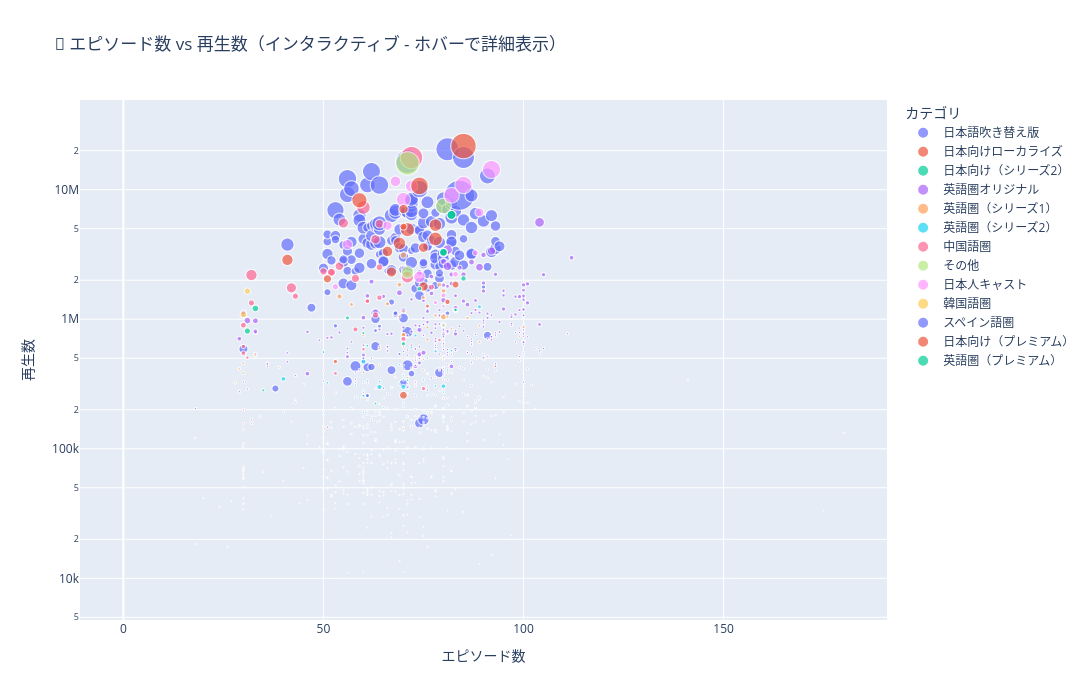

The code cell stored with this chart in its notebook:
### Code cell
# インタラクティブ: Plotlyで詳細な散布図（利用可能な場合）
if PLOTLY_AVAILABLE:
    fig = px.scatter(
        df,
        x='chapter_count',
        y='read_count',
        color='category',
        size='collect_count',
        hover_name='title',
        hover_data=['region', 'release_date'],
        title='🎯 エピソード数 vs 再生数（インタラクティブ - ホバーで詳細表示）',
        labels={'chapter_count': 'エピソード数', 'read_count': '再生数', 'category': 'カテゴリ'},
        log_y=True,
        size_max=30
    )
    fig.update_layout(height=700, width=1400)
    fig.show()

### Figure 1 — Plotly figure (JSON) as saved in the notebook; plotly's stock layout.template omitted (floating-point values rounded to 4 significant figures; data arrays with more than 128 entries replaced by an {"elided": "..."} marker saying what was removed)
{"data": [{"customdata": {"elided": "294x2 str values"}, "hovertemplate": "<b>%{hovertext}</b><br><br>カテゴリ=日本語吹き替え版<br>エピソード数=%{x}<br>再生数=%{y}<br>collect_count=%{marker.size}<br>region=%{customdata[0]}<br>release_date=%{customdata[1]}<extra></extra>", "hovertext": {"elided": "294 str values"}, "legendgroup": "日本語吹き替え版", "marker": {"color": "#636efa", "size": {"elided": "294 int values"}, "sizemode": "area", "sizeref": 497.7, "symbol": "circle"}, "mode": "markers", "name": "日本語吹き替え版", "showlegend": true, "type": "scattergl", "x": {"elided": "294 int values"}, "xaxis": "x", "y": {"elided": "294 int values"}, "yaxis": "y"}, {"customdata": [["日本", "2024-07-17T21:14:01"], ["日本", "2025-08-27T10:16:36"], ["日本", "2024-08-30T15:24:54"], ["日本", "2025-03-17T17:13:44"], ["日本", "2025-03-24T11:39:26"], ["日本", "2025-07-31T19:25:34"], ["日本", "2024-12-23T10:57:16"], ["日本", "2025-03-11T15:40:57"], ["日本", "2025-04-17T11:22:36"], ["日本", "2024-11-20T11:36:49"], ["日本", "2025-01-08T16:58:22"], ["日本", "2025-06-27T11:44:35"], ["日本", "2025-08-01T15:09:54"], ["日本", "2025-02-17T11:03:17"], ["日本", "2025-05-12T11:39:45"], ["日本", "2025-01-08T17:03:03"], ["日本", "2025-01-15T15:39:49"], ["日本", "2025-08-13T15:55:00"], ["日本", "2024-12-04T16:22:59"], ["日本", "2025-03-31T12:26:16"], ["日本", "2025-01-15T16:17:33"], ["日本", "2025-04-23T15:18:29"], ["日本", "2025-06-04T12:43:02"], ["日本", "2024-10-08T19:27:59"]], "hovertemplate": "<b>%{hovertext}</b><br><br>カテゴリ=日本向けローカライズ<br>エピソード数=%{x}<br>再生数=%{y}<br>collect_count=%{marker.size}<br>region=%{customdata[0]}<br>release_date=%{customdata[1]}<extra></extra>", "hovertext": ["元彼のお父さんとの子供を妊娠", "運命のご主人様を探す", "億万長者の秘密〜契約花嫁", "後悔するアルファ", "イジワル同级生は御曹司！？", "プールボーイ", "炎の中に消えた愛", "ドキドキ！ サマー・キャンプ", "闇に隠された恋", "夏の恋は嘘から始まる", "義理兄との禁断の恋愛", "お嬢様は学園の救世主", "医学生から人狼の女王へ", "ラブ・アゲイン ～過保護な元ダンナ～", "先生、ステージの私に気づいてますか？", "君との愛のゴール", "ヒミツ ～許されざる恋～", "天才と問題児", "セクシーサンタとの秘密の夜", "3人のパパとの秘密の同居生活", "ラストミッション ～恋する軍人さん～", "マフィアの王に純潔を捧ぐ", "清掃員と結婚したけれど まさか彼が社長！？", "魅惑の社長に束縛された夜"], "legendgroup": "日本向けローカライズ", "marker": {"color": "#EF553B", "size": [8554, 2471, 851, 56861, 50564, 970, 421, 850, 78558, 1045, 2118, 30221, 508, 463, 98037, 640, 673, 2187, 4014, 44399, 870, 91761, 76660, 1893], "sizemode": "area", "sizeref": 497.7, "symbol": "circle"}, "mode": "markers", "name": "日本向けローカライズ", "showlegend": true, "type": "scattergl", "x": [53, 51, 59, 66, 67, 67, 69, 69, 69, 70, 70, 70, 70, 71, 71, 72, 72, 72, 73, 75, 77, 78, 78, 82], "xaxis": "x", "y": [471056, 146537, 84682, 3335819, 2313963, 52638, 34331, 43886, 3850797, 113454, 143309, 259077, 30624, 39841, 4917960, 40576, 44137, 146036, 327800, 1788308, 60156, 4163417, 5325997, 164819], "yaxis": "y"}, {"customdata": [["日本", "2025-12-17T12:02:18"], ["日本", "2025-11-25T16:22:31"], ["日本", "2025-12-02T11:44:57"], ["日本", "2025-11-18T15:03:55"], ["日本", "2025-12-04T15:39:37"], ["日本", "2025-12-05T15:52:27"], ["日本", "2025-11-25T11:19:42"], ["日本", "2025-12-09T11:07:49"], ["日本", "2025-11-17T11:13:27"], ["日本", "2025-11-28T16:32:20"], ["日本", "2025-11-17T11:14:11"], ["日本", "2025-12-01T10:57:11"], ["日本", "2025-11-14T11:50:11"], ["日本", "2025-11-13T11:46:05"]], "hovertemplate": "<b>%{hovertext}</b><br><br>カテゴリ=日本向け（シリーズ2）<br>エピソード数=%{x}<br>再生数=%{y}<br>collect_count=%{marker.size}<br>region=%{customdata[0]}<br>release_date=%{customdata[1]}<extra></extra>", "hovertext": ["静かなるガーディアン", "映画スターの落とし方", "別れから始まる恋のおとぎ話", "反逆狼と禁じられた運命", "元カレの義父を惑わして", "アメリカン・スナイパー：最後の一弾", "空に刻む名〜最弱パイロットの逆襲〜", "破檻の王", "私のロミオへ、愛をこめて", "聖夜に仕掛けられた甘い罠", "さよならを言えなかったゴーストへ", "種族の掟～愛の結晶が死を招く～", "ひれ伏せ、俺が金融王だ", "偽りのクリスマス～交換された人生～"], "legendgroup": "日本向け（シリーズ2）", "marker": {"color": "#00cc96", "size": [418, 483, 558, 774, 853, 3885, 638, 456, 565, 771, 587, 595, 584, 499], "sizemode": "area", "sizeref": 497.7, "symbol": "circle"}, "mode": "markers", "name": "日本向け（シリーズ2）", "showlegend": true, "type": "scattergl", "x": [56, 60, 60, 61, 63, 63, 64, 65, 68, 68, 70, 71, 72, 83], "xaxis": "x", "y": [11046, 45456, 53953, 88563, 114995, 223563, 43113, 29893, 46809, 77852, 44722, 37446, 60498, 48672], "yaxis": "y"}, {"customdata": {"elided": "317x2 str values"}, "hovertemplate": "<b>%{hovertext}</b><br><br>カテゴリ=英語圏オリジナル<br>エピソード数=%{x}<br>再生数=%{y}<br>collect_count=%{marker.size}<br>region=%{customdata[0]}<br>release_date=%{customdata[1]}<extra></extra>", "hovertext": {"elided": "317 str values"}, "legendgroup": "英語圏オリジナル", "marker": {"color": "#ab63fa", "size": {"elided": "317 int values"}, "sizemode": "area", "sizeref": 497.7, "symbol": "circle"}, "mode": "markers", "name": "英語圏オリジナル", "showlegend": true, "type": "scattergl", "x": {"elided": "317 int values"}, "xaxis": "x", "y": {"elided": "317 int values"}, "yaxis": "y"}, {"customdata": {"elided": "86x2 str values"}, "hovertemplate": "<b>%{hovertext}</b><br><br>カテゴリ=英語圏（シリーズ1）<br>エピソード数=%{x}<br>再生数=%{y}<br>collect_count=%{marker.size}<br>region=%{customdata[0]}<br>release_date=%{customdata[1]}<extra></extra>", "hovertext": ["完璧な夫の秘密", "空から五つ子！？ パパ、お願いね！", "リベンジコード", "慶余年 〜帝王の業〜", "結婚式の日、富豪家族の後継者ぎになった", "億万長者に囚われて", "ずっと君が好きだった", "年上オジサンに恋しちゃった", "親友、ごめんね", "皇帝の執愛は毒か蜜か", "鴻天帝尊", "あいにく、ヒロイン役なので", "俺はただの獣医だけど", "離縁した私、世子に嫁ぎ子育て逆襲", "ママは修羅", "状元の悔い", "転生した実母、息子たちの修羅場に立つ", "俺だけが見える運命の刻限", "生まれ変わった彼女はカッコ良すぎ", "電撃婚！子連れ母と総裁の溺愛生活", "黒神話：私の師匠は孫悟空です", "黒神話：私の師匠は孫悟空です", "聞こえない彼女は億万長者の孫娘", "社長夫人のバイト物語", "毒家族とおさらば", "片想いの相手と結婚して毎晩パーティー気分", "砂漠を行く詩", "ただ、あの時は惘然として", "流年絵巻", "名門大学サバイバルガイド", "野獣な彼", "田舎者だった俺が都会で龍威無双した件", "転生妻の決意：富豪夫への逆襲", "転生した実母の逆襲運命", "悠久の神", "四つ子のパパは俺様社長", "家政婦の噓", "キューピッド三つ子～シンデレラママの恋愛支援作戦", "工事現場の最強お父さん", "イカサマ師", "旦那様は、規格外", "瀾陵将軍、復讐に参る！", "唖妃と愛しの双子ちゃん", "もう一度、愛を伝いたい", "妃の出世術、皇帝を攻略せよ！", "転生女医の子作りミッション", "Re: 美人に拾われてから俺成りあがる", "離縁してやる：殿下の身分がバレた", "折れた龍の骨", "悪役令嬢のハッピーライフ", "俺は本当に仙人ではないんだ！", "運命のイタズラ〜奇跡の四つ子〜", "できちゃった玉の輿婚", "飢饉の村に花嫁がやってきた〜システムで始まる大逆転〜", "転生したらすり替わりの花嫁", "張先生、もっと近寄ってくれる？", "再び1984年、古物回収で富を掴む", "転生したら、奪われた人生を取り戻す", "私の取り替えられた人生", "寵愛日和", "俺様社長のメイド嫁になりました", "転生1990：村からのやり直し", "失われた父をもう一度", "忘れられない恋", "いつの間にか大富豪の妻に!?", "消えた恋人", "運命の人は婚約者の叔父さん", "君こそが、運命の人", "いい子ちゃんの秘密", "今夜、冷酷CEOと愛に溺れる", "僕の両親は億万長者？！", "転生戦神～天帝のリベンジ物語", "女社長のボディーガード", "万道龍皇：至尊神殿の継承者", "スピード婚の夫はまさかの大富豪", "結局、君しか勝たん", "偽装彼氏は超大物!?許婚と玉佩の秘密", "神医、下山する", "愛のすれ違い", "千年を超える愛～再び寵愛される皇后様", "運命に抗い、仙道の頂点へ", "ゴールド・ハンド", "万能令嬢、世界を揺るがす", "女神様の狂医", "万道龍皇", "婚約者はお嬢様"], "legendgroup": "英語圏（シリーズ1）", "marker": {"color": "#FFA15A", "size": [3859, 2027, 1853, 580, 1553, 12457, 8211, 4232, 783, 1246, 1192, 3704, 2692, 1207, 9638, 611, 1617, 2221, 4942, 11390, 10671, 10681, 5433, 19140, 3049, 2833, 764, 742, 928, 799, 2433, 2323, 2402, 1178, 1347, 2124, 1139, 7700, 2352, 1156, 2464, 4512, 4388, 873, 1077, 1327, 6458, 1258, 10946, 2072, 2077, 11044, 16338, 2974, 2373, 1191, 1625, 900, 998, 2637, 5285, 906, 854, 2128, 4111, 1363, 1737, 4981, 2623, 3817, 3891, 2239, 1808, 927, 1917, 1187, 1126, 1620, 3187, 4513, 1083, 1189, 1125, 1602, 1424, 732], "sizemode": "area", "sizeref": 497.7, "symbol": "circle"}, "mode": "markers", "name": "英語圏（シリーズ1）", "showlegend": true, "type": "scattergl", "x": [30, 30, 34, 52, 53, 54, 57, 60, 60, 61, 64, 64, 64, 65, 66, 67, 68, 68, 69, 69, 70, 70, 70, 70, 70, 70, 70, 70, 70, 70, 71, 72, 73, 73, 73, 73, 74, 75, 75, 75, 75, 76, 76, 76, 76, 77, 78, 78, 79, 79, 80, 80, 80, 80, 80, 80, 80, 80, 80, 80, 81, 81, 82, 82, 82, 83, 85, 86, 88, 89, 89, 90, 90, 90, 91, 93, 95, 98, 99, 100, 100, 100, 101, 102, 141, 180], "xaxis": "x", "y": [458311, 199029, 176886, 44146, 270264, 1498242, 1299738, 747540, 90306, 154121, 163577, 594870, 444538, 176711, 1315100, 77334, 202177, 355948, 1048561, 1847672, 757231, 757990, 1152017, 3123666, 611141, 502252, 92430, 68105, 137523, 49397, 354365, 420234, 513114, 202768, 178261, 305386, 177535, 1469141, 490669, 160643, 405130, 696231, 863280, 193050, 143307, 191545, 1069098, 214786, 1848035, 403354, 370782, 1653349, 1041400, 416666, 501293, 176958, 272436, 160797, 179325, 507112, 1047378, 145776, 177072, 387282, 848407, 252030, 343339, 1022858, 498054, 894108, 667829, 490326, 363555, 117014, 350563, 181903, 191483, 315523, 738446, 867626, 193619, 256099, 226484, 310430, 336481, 132676], "yaxis": "y"}, {"customdata": {"elided": "96x2 str values"}, "hovertemplate": "<b>%{hovertext}</b><br><br>カテゴリ=英語圏（シリーズ2）<br>エピソード数=%{x}<br>再生数=%{y}<br>collect_count=%{marker.size}<br>region=%{customdata[0]}<br>release_date=%{customdata[1]}<extra></extra>", "hovertext": ["偽りの私と、運命のあなた", "愛の過ち", "偽りの代償", "闇夜に差す光", "病の夫を捨て、首輔のもとへ", "妹の身代わりに嫁いだら、彼が狂ってしまいました", "ひいおばあちゃんは、伝説の仙人でした", "最強仙人、声なき妻を癒す", "失われた月光", "人生をやり直し、姑と頂点に立った", "本物のお嬢様の華麗なる帰還", "帰還した本物の御曹司", "偽りの誓い、真実の新生", "風月は君を知らず", "若奥様は手ごわい", "昨夜の星は風に消え", "父は山のごとく", "恋敵を陥れるはずが、その花嫁になってしまいました", "今度こそ、付きまとわせない", "奥様は、武術の心得が少々おありで", "姉として、奪われた人生を取り戻す", "80年代に逆戻り、女神を奈落へ", "跡継ぎ受難記", "最強の継母降臨、義理の息子を完全攻略", "道士様、お弟子さんがまた騒ぎを！", "失った世界の果てで、あなたを見つけた", "欲望の檻から逃れて", "復縁はお断り 交渉専門、恋愛抜きで", "危険な口づけ", "お嬢様が戻ったら、幼馴染3人は大慌て", "ぬいぐるみの子、喧嘩は最強", "婚約書一枚で、皇帝にさせられた", "捨てられ福の神、父を天下人へ", "千夜の果てに", "龍神～その男、我が子の父親につき～", "役にのめり込みすぎて", "没落令嬢の逆転術～未来の権臣、私が育てます～", "彼女の体に宿る秘密が、冷酷な親王を狂わせる", "失語症の妻が去る時", "娘は神獣！父を皇帝へと導く天降の貔貅", "彼という名の罠", "奪われた縁談、手にしたのは王座の溺愛", "暴君パパと幸運の姫君", "彼女という檻", "彼女の甘えは、罪", "傅様の小悪魔", "反骨の臣", "転生令嬢と忠犬ボディガード", "契約結婚～逃げられない運命～", "蘇社長、お婿さんは竜神殿の殿主でした", "極道様の妻は田舎娘", "70年代に転生：若妻は今日もパイロットを赤面させる！", "星河に映る想い", "命を救ったあの日から――無愛想御曹司の溺愛が止まらない", "君に永遠の幸せを", "終末世界から来た最強継母、貧乏家族を叩き直す", "皇女を即位させ、私は裏で支える！", "昼夜回響～響き合う、昼と夜の宿命～", "離縁からの逆転", "やり手奥様、冷徹な傅社長はまた涙する", "濡れ衣の姫の逆襲", "社長と秘書のラブ革命", "藩王の寵愛一身に、皇太子は涙", "身代わり令嬢の華麗なる逆襲", "身代わり婚の後、御曹司の腕の中へ", "氷のCEOと甘い犬系男子～彼が私だけに見せる素顔～", "転生して嫁ぎなおしたら、短命皇太子が長寿に", "氷のCEOと甘い犬系男子～彼が私だけに見せる素顔～", "転生して嫁ぎなおしたら、短命皇太子が長寿に", "ときめきの神様", "パパは天師様", "庶子、自ら駒となり女主人の座へ", "スピード婚したら、クールな夫に溺愛された", "神眼覚醒", "年下妻と、私を甘やかすダンナ様", "婚礼の夜に回帰、逆境からの大逆転", "CEOへの甘い復讐", "天から舞い降りた許嫁", "白夜陥落", "一夜限りの若様は、私を離さない", "この弁護士、ちょっとヤバい\n反逆の弁護士ー良心の代償ー", "影武者の龍吟", "この弁護士、ちょっとヤバい\n反逆の弁護士ー良心の代償ー", "影武者の龍吟", "薔薇にくちづけ", "良縁の行方", "愛妻の出所、若様の執着愛", "うちの奥さん　なんかおかしい", "結婚前に転生、最強令嬢の復讐", "復縁なんてお断り！ヤキモチ夫は超難関", "電撃婚の奥様はちょっとワイルド", "村で恐れられる鬼猟師と、彼に嫁いだ絶世の私", "会うは難く、別れもまた難し", "皇子の胸に秘められし寵姫", "すれ違う母性、声なき別れ", "恋人の祖父の医療費を立て替えた"], "legendgroup": "英語圏（シリーズ2）", "marker": {"color": "#19d3f3", "size": [11649, 852, 3368, 875, 1299, 1821, 2449, 1996, 1102, 1521, 1111, 13722, 2110, 2539, 1548, 4532, 423, 1174, 522, 2429, 545, 975, 758, 1458, 614, 3234, 12242, 1995, 1254, 1985, 684, 656, 2878, 2823, 1242, 1241, 518, 1759, 2153, 2623, 666, 12200, 539, 427, 2391, 3332, 1285, 1713, 598, 3698, 4541, 1661, 1196, 2325, 1543, 410, 510, 1697, 504, 2277, 1148, 4395, 3276, 1471, 722, 1938, 1445, 1940, 1449, 2360, 1756, 1085, 978, 10140, 2735, 1252, 1141, 1650, 1288, 3527, 713, 623, 713, 621, 646, 1513, 1228, 1320, 1855, 7776, 2068, 1373, 391, 782, 904, 1832], "sizemode": "area", "sizeref": 497.7, "symbol": "circle"}, "mode": "markers", "name": "英語圏（シリーズ2）", "showlegend": true, "type": "scattergl", "x": [40, 45, 51, 51, 52, 57, 58, 58, 59, 59, 59, 60, 60, 60, 60, 60, 60, 61, 61, 61, 61, 62, 62, 63, 64, 64, 64, 65, 65, 65, 65, 66, 69, 69, 69, 69, 69, 70, 70, 70, 70, 70, 70, 70, 71, 71, 71, 71, 71, 72, 73, 73, 75, 75, 75, 75, 75, 76, 76, 77, 78, 78, 78, 78, 78, 80, 80, 80, 80, 80, 80, 80, 80, 80, 81, 81, 81, 81, 81, 82, 82, 82, 82, 82, 85, 87, 87, 88, 88, 89, 89, 90, 92, 95, 50, 50], "xaxis": "x", "y": [346259, 70991, 323389, 49517, 144837, 205482, 309819, 252679, 152212, 148505, 73937, 470453, 285952, 190518, 127826, 256515, 11261, 144469, 47800, 333085, 24623, 97809, 50302, 193639, 46978, 330514, 299565, 246813, 76607, 208640, 43515, 30797, 447659, 315845, 112435, 62599, 13631, 212060, 367277, 340604, 53856, 300523, 25429, 11239, 297748, 338436, 102005, 176612, 22589, 605419, 747682, 199759, 100019, 340979, 153892, 21210, 24913, 190328, 17489, 264772, 135137, 564467, 305163, 211394, 42888, 293628, 204091, 294128, 205150, 273629, 171912, 86506, 60818, 303421, 405911, 143380, 139437, 217065, 100752, 571943, 67108, 44731, 67246, 45256, 32612, 196636, 155977, 206807, 233906, 1246674, 250567, 163376, 15132, 107334, 91978, 249102], "yaxis": "y"}, {"customdata": {"elided": "96x2 str values"}, "hovertemplate": "<b>%{hovertext}</b><br><br>カテゴリ=中国語圏<br>エピソード数=%{x}<br>再生数=%{y}<br>collect_count=%{marker.size}<br>region=%{customdata[0]}<br>release_date=%{customdata[1]}<extra></extra>", "hovertext": ["W・キング", "じゃない方のワタシ", "マリア先生の復讐カウンセリング", "陰キャなアイツが義理の兄！？", "禁忌", "不倫パパラッチ", "一夜に国民的不倫女", "恋も料理も時短で", "不倫パパラッチ", "一夜に国民的不倫女", "恋も料理も時短で", "POST MONEY", "シークレット・フィットネス", "義母アレルギ", "侵略者は家族のふりをする", "雪之丞さんにはさからえない", "お黄泉に行けないお嫁さん", "私、ブラック企業の社長に", "君を王子にするまであと30日", "沼堕ち", "サンパチ探偵", "フレンド！ニュー！地獄！", "ストーカーを死にたくなるくらい溺愛してみた", "イケメン担任vsイケメンクラスメイト〜私の心は大渋滞！？〜", "インターン生はご令嬢", "今晒してます", "ガチャライフ", "魚の棲めない水", "女社長と電撃結婚", "チキンゲーム", "最期の授業", "私 暴君の婚約者になります", "世界で一番 せつないキス", "恋を呼ぶ魔法の酒場", "女ボス、男子校へ行く", "私のパートナーは悪魔", "サマーインディゴ", "触れ合う運命〜初恋の息子と禁断の恋〜", "サレ妻の怒涛復讐", "私を壊したすべてのXたちへ", "元夫を見返すダイエット：私、XXL妻から大変身！", "令嬢の帰還", "いじめられっ子は社長夫人？", "逃げた花婿は大富豪", "失われた記憶と裏切りの中で〜愛と運命のリベンジ", "まさかお父さんが大富豪？", "悪い男の恋愛法則", "君だけに悪いことを", "デッドレコード", "カウントダウン黒会社爆発", "契りの鎖 愛がほどいた", "裏切られた令嬢の復讐計画", "マフィアの花嫁", "令嬢の帰還 ～御曹司が私の盾になる～", "契約結婚からはじまる溺愛", "愛と血", "捨てられた私が叔父と結婚した件", "私の甘えん坊大富豪", "恋した相手は、塩対応ドクター", "見えない母の愛", "私の甘えん坊大富豪", "恋した相手は、塩対応ドクター", "見えない母の愛", "マフィア様と恋の取り引き", "裏切られた母は神の継承者", "戦地の再会 ― 忘れられない初恋は王太子だった―", "一匹狼のアルファに求められて", "冷酷マフィアと拾われた私", "スーパーママを侮るな！", "目覚めよ、私の初恋", "ビースト育成計画", "白い痕", "40歳、もう一度恋をしてもいいですか？", "危険な上司に溺れて", "ハードブレイカー法律事務所", "がんじがらめの1年", "離婚後、人生はもっと輝いた", "女が起こした戦争", "契約恋愛", "離婚して私と遊ばない？", "大統領の息子の落とし方", "離婚後、私は輝く", "大統領の息子の落とし方", "離婚後、私は輝く", "幽霊も洗濯できますか？", "闇に隠した恋", "大富豪の社長との夕暮れの恋", "偽りの令嬢と真実のキス", "サイドライン～忘れられない恋～", "妊娠、それは運命の悪戯？", "妊娠からはじまる溺愛婚", "恋のスピード違反", "労働者父が大富豪？！", "仮面モデルは冷酷社長でした", "奥様は名探偵！", "マフィアボスは私の愛人"], "legendgroup": "中国語圏", "marker": {"color": "#FF6692", "size": [698, 2747, 16746, 644, 794, 777, 892, 718, 777, 892, 718, 1162, 1285, 1312, 1394, 1065, 1088, 1909, 1186, 9633, 1300, 921, 11599, 2149, 6146, 19308, 2478, 1946, 6157, 475, 19148, 1064, 1015, 632, 1181, 1398, 583, 527, 5868, 1486, 18516, 21939, 15233, 17831, 1936, 5704, 1914, 1794, 913, 62715, 806, 51420, 857, 27979, 1146, 422, 655, 944, 30946, 519, 946, 30946, 519, 7856, 473, 36467, 557, 51762, 617, 747, 530, 481, 13287, 32715, 878, 553, 92059, 1254, 511, 1505, 382, 10814, 382, 10819, 1765, 524, 709, 44333, 35410, 1110, 13208, 72988, 248809, 9767, 900, 587], "sizemode": "area", "sizeref": 497.7, "symbol": "circle"}, "mode": "markers", "name": "中国語圏", "showlegend": true, "type": "scattergl", "x": [42, 30, 30, 30, 30, 30, 30, 30, 30, 30, 30, 30, 30, 30, 30, 30, 30, 30, 30, 30, 30, 30, 30, 30, 31, 32, 32, 32, 33, 37, 43, 50, 54, 55, 57, 57, 60, 60, 60, 63, 63, 64, 64, 77, 78, 79, 80, 80, 24, 32, 40, 42, 46, 50, 50, 50, 50, 51, 52, 52, 51, 52, 52, 53, 53, 54, 54, 55, 55, 56, 56, 56, 58, 58, 58, 59, 60, 60, 60, 61, 61, 61, 61, 61, 62, 62, 62, 63, 64, 69, 70, 71, 72, 75, 75, 80], "xaxis": "x", "y": [162144, 199093, 899560, 34188, 41621, 58726, 70329, 37778, 58764, 70345, 37803, 60252, 67166, 109653, 103638, 50719, 63800, 140344, 72847, 616124, 68262, 59108, 546075, 157194, 505205, 1336327, 167384, 155970, 537154, 30465, 1506201, 110993, 99642, 47924, 129801, 156959, 58891, 56377, 586474, 291784, 1076577, 2520330, 1466959, 1767573, 354441, 690551, 288586, 337436, 35449, 2193625, 56528, 1747042, 108547, 2339118, 149874, 21803, 69263, 109255, 2301861, 42951, 109926, 2302008, 42966, 382138, 34548, 2568468, 55969, 5529633, 71941, 66602, 37320, 44276, 834523, 2066825, 91172, 56492, 7303448, 150005, 37489, 239239, 43932, 1379226, 43973, 1380072, 134714, 44392, 77497, 4133021, 5452765, 141776, 705517, 2121174, 17702299, 291636, 79363, 83644], "yaxis": "y"}, {"customdata": [["韓国語圏", "2025-12-17T12:28:21"], ["韓国語圏", "2025-12-17T12:27:17"], ["韓国語圏", "2025-10-21T19:14:01"], ["日本", "2025-11-11T15:26:50"], ["韓国語圏", "2025-08-20T19:30:18"], ["日本", "2025-07-28T15:17:58"], ["日本", "2025-12-15T19:28:43"], ["日本", "2025-07-28T15:17:58"], ["日本", "2025-12-15T19:28:43"], ["日本", "2025-11-04T11:12:19"], ["日本", "2025-11-04T11:12:59"], ["英語圏（アメリカ等）", "2025-05-08T15:42:21"], ["英語圏（アメリカ等）", "2025-05-08T15:42:21"], ["中国語圏", "2025-08-05T15:38:49"], ["英語圏（アメリカ等）", "2024-07-08T15:29:51"]], "hovertemplate": "<b>%{hovertext}</b><br><br>カテゴリ=その他<br>エピソード数=%{x}<br>再生数=%{y}<br>collect_count=%{marker.size}<br>region=%{customdata[0]}<br>release_date=%{customdata[1]}<extra></extra>", "hovertext": ["2:22 魔女の刻", "チンヒラても世界を救える", "どん底人生がコインで大逆転", "舐めるなよ 俺が頂点だ", "愛と執着の死に戻り", "九尾狐と運命のつがい", "HOTな私", "九尾狐と運命のつがい", "HOTな私", "(吹き替え) ホームレスの夫が実は大富豪 ～クリスマスの奇跡～", "(吹き替え) この極悪刑務所のボスは俺だ！", "［吹き替え版］できちゃった玉の輿婚", "［吹き替え版］できちゃった玉の輿婚", "[吹き替え] 恋のスピード違反", "触れない彼女"], "legendgroup": "その他", "marker": {"color": "#B6E880", "size": [595, 673, 1579, 453, 4457, 1967, 510, 1972, 517, 273710, 124098, 6581, 6585, 75799, 813], "sizemode": "area", "sizeref": 497.7, "symbol": "circle"}, "mode": "markers", "name": "その他", "showlegend": true, "type": "scattergl", "x": [18, 26, 50, 74, 30, 67, 67, 67, 67, 71, 80, 80, 80, 71, 20], "xaxis": "x", "y": [18411, 17401, 136557, 29689, 383327, 296765, 20631, 297264, 22377, 15936732, 7482280, 894988, 896271, 2307642, 41587], "yaxis": "y"}, {"customdata": [["日本", "2025-04-12T05:03:11"], ["日本", "2025-06-30T11:36:02"], ["日本", "2025-03-14T14:46:55"], ["日本", "2024-12-03T21:09:42"], ["日本", "2025-05-09T12:03:57"], ["日本", "2024-12-10T12:18:56"], ["日本", "2025-04-16T16:12:31"], ["日本", "2025-05-06T11:06:45"], ["日本", "2024-12-03T11:04:26"], ["日本", "2025-05-09T12:02:06"], ["日本", "2025-05-20T10:59:00"], ["日本", "2025-04-08T05:26:38"], ["日本", "2025-04-25T15:21:26"], ["日本", "2025-01-13T15:21:05"], ["日本", "2025-01-13T15:18:56"], ["日本", "2025-04-12T04:29:41"], ["日本", "2025-04-16T12:15:28"]], "hovertemplate": "<b>%{hovertext}</b><br><br>カテゴリ=日本人キャスト<br>エピソード数=%{x}<br>再生数=%{y}<br>collect_count=%{marker.size}<br>region=%{customdata[0]}<br>release_date=%{customdata[1]}<extra></extra>", "hovertext": ["もう一度、君に恋をする", "消防士の元夫、悔恨の炎に焼かれて", "無職の夫は大富豪だった件!", "ダイヤモンドの再会", "銃と金とクリスマス", "財閥令嬢様の二重生活", "ケーキ職人のワタシが大富豪と偽装結婚した話", "禁断の誘い～彼のものに～", "Yesから始まるラブストーリー", "負け犬の私がバージンを捨てる！", "嫌いなアイツの専属メイド!?", "一目惚れ！今すぐ結婚してくれますか？", "冷酷御曹司の愛妻計画", "帰ってきたお嬢様", "せめて最後に愛のキスを", "奪われたプリマバレリーナ", "令嬢決戦！私こそが学園のクイーン"], "legendgroup": "日本人キャスト", "marker": {"color": "#FF97FF", "size": [20083, 52450, 44007, 55069, 97315, 73643, 63190, 9132, 6209, 13629, 121019, 16828, 147378, 16415, 38783, 4048, 159992], "sizemode": "area", "sizeref": 497.7, "symbol": "circle"}, "mode": "markers", "name": "日本人キャスト", "showlegend": true, "type": "scattergl", "x": [53, 56, 66, 68, 70, 72, 74, 78, 80, 80, 82, 83, 85, 88, 89, 91, 92], "xaxis": "x", "y": [1782719, 3772827, 5272080, 11598430, 8405779, 10659154, 2120927, 1348076, 1262315, 1530179, 9049960, 2222828, 10861430, 3254218, 6680386, 513933, 14320934], "yaxis": "y"}, {"customdata": [["韓国語圏", "2025-06-27T17:36:34"], ["韓国語圏", "2025-07-07T11:29:37"], ["韓国語圏", "2025-07-25T19:28:47"], ["韓国語圏", "2025-04-28T15:47:00"], ["韓国語圏", "2025-08-25T18:34:41"], ["韓国語圏", "2025-07-07T11:28:17"], ["韓国語圏", "2025-09-24T17:40:37"], ["韓国語圏", "2025-08-22T18:28:37"], ["韓国語圏", "2025-08-22T18:28:37"]], "hovertemplate": "<b>%{hovertext}</b><br><br>カテゴリ=韓国語圏<br>エピソード数=%{x}<br>再生数=%{y}<br>collect_count=%{marker.size}<br>region=%{customdata[0]}<br>release_date=%{customdata[1]}<extra></extra>", "hovertext": ["運命の再選択～幼なじみの叔父にプロポーズ～", "家族の裏切りと復讐～クズ一家への仕返し～", "蔓、天へと伸びる", "元夫に捧げた7年、裏切られた私は正体を明かす", "偽りの結婚 華麗なる逆襲", "婚約者が弟の子を妊娠したので 他の女性と結婚した", "田舎娘の逆襲：私は太子妃になる！", "逆襲の婿入り", "逆襲の婿入り"], "legendgroup": "韓国語圏", "marker": {"color": "#FECB52", "size": [2959, 3472, 22039, 19612, 3884, 3044, 1593, 1933, 1934], "sizemode": "area", "sizeref": 497.7, "symbol": "circle"}, "mode": "markers", "name": "韓国語圏", "showlegend": true, "type": "scattergl", "x": [28, 29, 30, 31, 33, 39, 70, 76, 76], "xaxis": "x", "y": [322932, 413403, 1088898, 1647202, 526104, 424392, 162752, 379621, 380038], "yaxis": "y"}, {"customdata": [["スペイン語圏", "2025-12-24T15:38:21"], ["スペイン語圏", "2025-10-10T10:51:51"], ["スペイン語圏", "2025-11-04T11:21:29"], ["スペイン語圏", "2025-11-13T11:10:16"], ["スペイン語圏", "2025-11-14T18:28:47"], ["スペイン語圏", "2025-11-28T16:31:18"], ["スペイン語圏", "2025-12-11T16:27:30"], ["スペイン語圏", "2025-10-22T11:31:44"], ["スペイン語圏", "2025-11-28T16:32:01"], ["スペイン語圏", "2025-10-22T11:31:44"], ["スペイン語圏", "2025-11-28T16:32:01"], ["スペイン語圏", "2025-09-23T11:27:46"], ["スペイン語圏", "2025-10-15T11:24:46"], ["スペイン語圏", "2025-12-02T15:01:07"], ["スペイン語圏", "2025-11-06T19:10:28"], ["スペイン語圏", "2025-11-14T18:29:23"], ["スペイン語圏", "2025-09-23T15:12:05"], ["スペイン語圏", "2025-10-28T11:57:28"], ["スペイン語圏", "2025-11-12T14:47:40"], ["スペイン語圏", "2025-11-24T11:41:49"], ["スペイン語圏", "2025-12-04T15:39:21"], ["スペイン語圏", "2025-10-24T19:56:39"], ["スペイン語圏", "2025-11-13T11:24:09"], ["スペイン語圏", "2025-10-24T19:56:39"], ["スペイン語圏", "2025-11-13T11:24:09"], ["スペイン語圏", "2025-10-24T19:55:50"], ["スペイン語圏", "2025-09-18T19:38:34"], ["スペイン語圏", "2025-10-21T12:00:20"], ["スペイン語圏", "2025-12-17T12:23:09"]], "hovertemplate": "<b>%{hovertext}</b><br><br>カテゴリ=スペイン語圏<br>エピソード数=%{x}<br>再生数=%{y}<br>collect_count=%{marker.size}<br>region=%{customdata[0]}<br>release_date=%{customdata[1]}<extra></extra>", "hovertext": ["仮面の姉", "禁断の香り、運命のアルファ", "あなたを忘れる方法", "社長は首輪がお好き", "ふたりの秘め事", "忘れえぬ人", "兄弟以上の何か", "暗闇の中で抱きしめて", "アートは愛そのもの", "暗闇の中で抱きしめて", "アートは愛そのもの", "コート越しの禁断愛", "私のボディガード氷山みたい", "マフィアボスの支配は恋のはじまり", "白石家", "愛しい将校は私の義父", "お団子屋さん始めました", "元妻はマフィアのお嬢様", "泥沼に咲いた、欲望の花", "遅すぎた愛：流産から15日後", "冷徹弁護士と危険な愛の契約", "天才の帰還", "愛娘とセレブ妻、そして硝煙の香り", "天才の帰還", "愛娘とセレブ妻、そして硝煙の香り", "今日から私がマフィアのボス？", "世界を支配しているのは、俺の父親だ", "吸血鬼とハンターの二人に求められて", "闇のリングと試される愛"], "legendgroup": "スペイン語圏", "marker": {"color": "#636efa", "size": [322, 533, 957, 623, 473, 615, 691, 799, 729, 799, 733, 817, 523, 495, 41940, 482, 4389, 668, 1033, 591, 713, 766, 7175, 766, 7175, 502, 7696, 460, 393], "sizemode": "area", "sizeref": 497.7, "symbol": "circle"}, "mode": "markers", "name": "スペイン語圏", "showlegend": true, "type": "scattergl", "x": [0, 46, 50, 50, 50, 50, 50, 51, 51, 51, 51, 52, 53, 53, 55, 55, 60, 60, 60, 60, 60, 61, 61, 61, 61, 62, 64, 81, 89], "xaxis": "x", "y": [7979, 40079, 95775, 60949, 34105, 48816, 34015, 81533, 59373, 81975, 60004, 67467, 46431, 38203, 2894286, 45151, 499430, 67371, 71526, 56625, 62273, 90033, 257345, 90090, 257411, 30034, 883802, 33363, 12901], "yaxis": "y"}, {"customdata": [["日本", "2025-08-05T15:38:10"], ["日本", "2025-11-06T18:45:26"], ["日本", "2025-09-28T15:45:13"], ["日本", "2025-10-29T17:08:53"], ["日本", "2024-10-11T11:45:59"], ["日本", "2025-08-05T15:38:31"], ["日本", "2025-09-28T15:54:19"], ["日本", "2025-08-28T20:13:59"], ["日本", "2025-10-29T17:09:07"], ["日本", "2025-11-25T18:52:49"], ["日本", "2025-11-25T18:53:02"], ["日本", "2024-12-24T14:53:42"], ["日本", "2025-11-20T15:23:09"]], "hovertemplate": "<b>%{hovertext}</b><br><br>カテゴリ=日本向け（プレミアム）<br>エピソード数=%{x}<br>再生数=%{y}<br>collect_count=%{marker.size}<br>region=%{customdata[0]}<br>release_date=%{customdata[1]}<extra></extra>", "hovertext": ["[吹き替え] 空飛ぶ修羅場", "[吹き替え] 出生時にすり替えられた令嬢？", "[吹き替え] クビになった後、 敵社で逆襲を誓う", "[吹き替え] 夫の二重生活〜 億万長者の正体を暴く！〜", "［吹き替え］氷上の再会", "[吹き替え] 白いクリスマスの白い嘘", "[吹き替え] 王の帰還", "[吹き替え] 失くしてから気づいた愛", "[吹き替え] 富豪と偽りの花嫁〜命懸けの賭け", "[吹き替え] エリート男子たちの手懐け方", "[吹き替え] 嵐の中に外した仮面", "［吹き替え］私こそが学園のクイーン・ビー", "[吹き替え] 名誉の鎖"], "legendgroup": "日本向け（プレミアム）", "marker": {"color": "#EF553B", "size": [62723, 34372, 116544, 2508, 26156, 43404, 152506, 46918, 6996, 14094, 23680, 320935, 3242], "sizemode": "area", "sizeref": 497.7, "symbol": "circle"}, "mode": "markers", "name": "日本向け（プレミアム）", "showlegend": true, "type": "scattergl", "x": [41, 51, 59, 60, 70, 70, 74, 75, 76, 81, 83, 85, 93], "xaxis": "x", "y": [2873658, 2050838, 8287192, 389544, 5187533, 7089999, 10695014, 3573540, 1262870, 1362813, 1851450, 21710063, 432984], "yaxis": "y"}, {"customdata": [["英語圏（アメリカ等）", "2025-06-19T19:41:32"], ["英語圏（アメリカ等）", "2025-05-06T11:14:55"], ["英語圏（アメリカ等）", "2025-08-04T11:08:44"], ["英語圏（アメリカ等）", "2025-07-18T18:27:09"], ["英語圏（アメリカ等）", "2025-06-27T16:05:35"], ["英語圏（アメリカ等）", "2025-06-27T16:08:15"], ["英語圏（アメリカ等）", "2025-07-18T18:30:38"], ["英語圏（アメリカ等）", "2025-11-26T16:56:44"], ["英語圏（アメリカ等）", "2025-07-18T18:29:07"], ["英語圏（アメリカ等）", "2024-08-12T17:11:29"], ["英語圏（アメリカ等）", "2024-07-17T19:34:07"], ["英語圏（アメリカ等）", "2025-05-06T11:05:21"], ["英語圏（アメリカ等）", "2024-08-12T17:11:29"], ["英語圏（アメリカ等）", "2024-07-17T19:34:07"], ["英語圏（アメリカ等）", "2025-05-06T11:05:21"], ["英語圏（アメリカ等）", "2025-05-28T15:29:10"]], "hovertemplate": "<b>%{hovertext}</b><br><br>カテゴリ=英語圏（プレミアム）<br>エピソード数=%{x}<br>再生数=%{y}<br>collect_count=%{marker.size}<br>region=%{customdata[0]}<br>release_date=%{customdata[1]}<extra></extra>", "hovertext": ["［吹き替え版］命のタイムリミット", "［吹き替え版］眠り姫の復讐", "［吹き替え版］花の泪、終わらぬ恨み", "［吹き替え版］華麗なる逆転～偽りの初恋を暴け！～", "［吹き替え版］追放令嬢は微笑まない", "［吹き替え版］娘に「おばさん」と呼ばれて", "［吹き替え版］運命の逆転 ～再び、愛と恨みの戦い～", "［吹き替え版］反撃の刃: 裏切られたダメ夫は大英雄？！", "［吹き替え版］シンママの私が 御曹司一家に溺愛されました", "［吹き替え版］実は億万長者！？警備員の父が隠していた秘密", "［吹き替え版］離婚したばかりの私が モテてどうすんだ", "［吹き替え版］ママっ！天降りのハニーが現れた！", "［吹き替え版］実は億万長者！？警備員の父が隠していた秘密", "［吹き替え版］離婚したばかりの私が モテてどうすんだ", "［吹き替え版］ママっ！天降りのハニーが現れた！", "［吹き替え版］溺れるほど君に"], "legendgroup": "英語圏（プレミアム）", "marker": {"color": "#00cc96", "size": [19393, 21356, 4676, 3990, 7390, 5015, 4232, 9806, 10931, 29808, 41235, 5655, 29833, 41283, 5665, 14632], "sizemode": "area", "sizeref": 497.7, "symbol": "circle"}, "mode": "markers", "name": "英語圏（プレミアム）", "showlegend": true, "type": "scattergl", "x": [31, 33, 35, 50, 56, 60, 61, 70, 74, 80, 82, 83, 80, 82, 83, 85], "xaxis": "x", "y": [810315, 1210687, 282553, 557805, 1024818, 782037, 625567, 646161, 1718587, 3284016, 6380324, 1179318, 3286683, 6385520, 1180673, 2062264], "yaxis": "y"}], "layout": {"height": 700, "legend": {"itemsizing": "constant", "title": {"text": "カテゴリ"}, "tracegroupgap": 0}, "title": {"text": "🎯 エピソード数 vs 再生数（インタラクティブ - ホバーで詳細表示）"}, "width": 1400, "xaxis": {"anchor": "y", "domain": [0, 1], "title": {"text": "エピソード数"}}, "yaxis": {"anchor": "x", "domain": [0, 1], "title": {"text": "再生数"}, "type": "log"}}}
